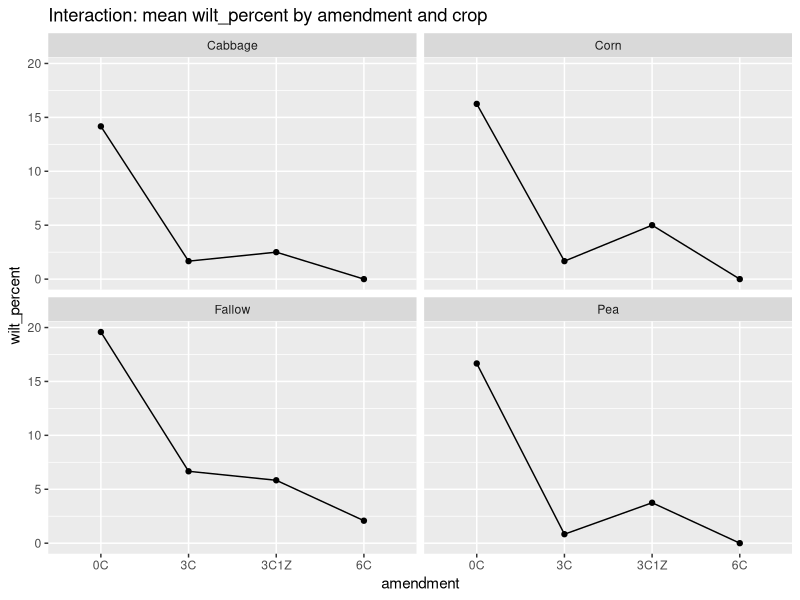
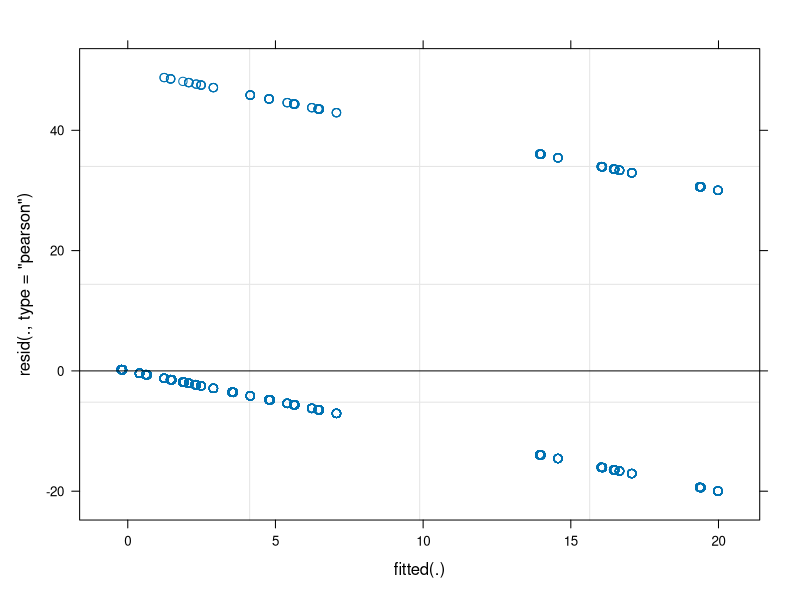

Write R code to recreate these figures, in order.

# Analysis script for wilt.csv
# Reads data, sets factors, fits mixed model with block as random effect and performs ANOVA.
# Requires packages: readr, dplyr, lme4, lmerTest, emmeans, ggplot2, car (optional)

library(readr)
library(dplyr)
library(lme4)
library(lmerTest)
library(emmeans)
library(ggplot2)

df <- read_csv("wilt.csv")
df <- df %>% mutate(
  amendment = as.factor(amendment),
  crop = as.factor(crop),
  block = as.factor(block)
)

# 1) OLS ANOVA treating block as fixed (classic RCBD)
ols <- aov(wilt_percent ~ amendment * crop + block, data = df)
summary(ols)

# 2) Mixed-effects model treating block as random
model_mixed <- lmer(wilt_percent ~ amendment * crop + (1 | block), data = df)
summary(model_mixed)
anova(model_mixed)  # sequential (Type I) for mixed model
# For Type III tests:
if(requireNamespace("car", quietly=TRUE)) {
  library(car)
  Anova(model_mixed, type=3)
}

# Estimated marginal means and pairwise comparisons
emm <- emmeans(model_mixed, ~ amendment * crop)
print(emm)
pairs(emm)

# Interaction plot
p <- ggplot(df, aes(x=amendment, y=wilt_percent, group=crop)) +
  stat_summary(fun=mean, geom="point") +
  stat_summary(fun=mean, geom="line") +
  facet_wrap(~crop) +
  labs(title="Interaction: mean wilt_percent by amendment and crop")
ggsave("interaction_plot_R.png", p, width=8, height=5)

# Diagnostic plots saved by base plot
png("residuals_plot_R.png", width=800, height=600)
plot(model_mixed)
dev.off()
